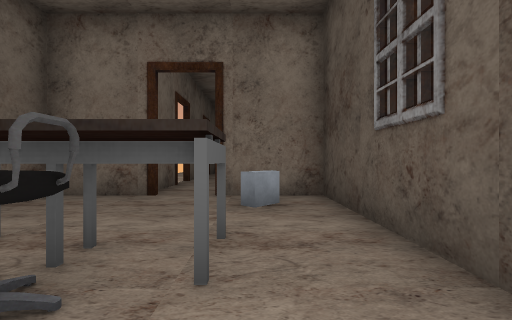
[1] (above)

12 first-person views from a walk through a Unity game level. The camera is 1.5 m above the floor, looks level and sees 90° across. The floor is counted in squares, 2 m on a side. Each view is taken from the middle of a square. On the plan, view 1 faces up. The plan holds only what a view shows up to about 9 squares ahead; the rest is blank. The player is left out.

[2]
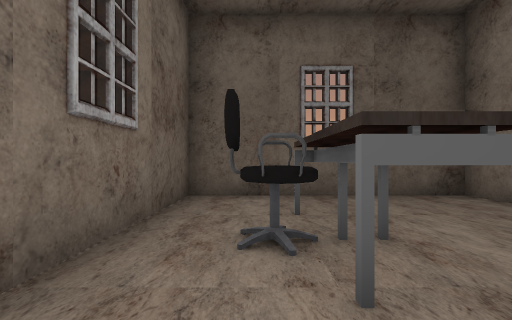

[3]
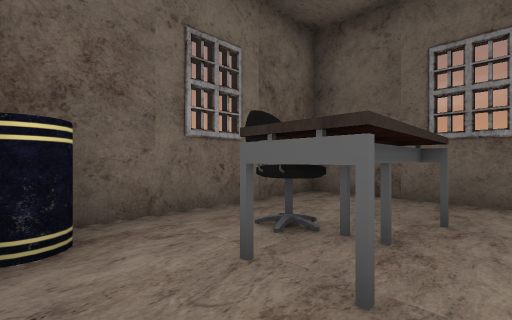

[4]
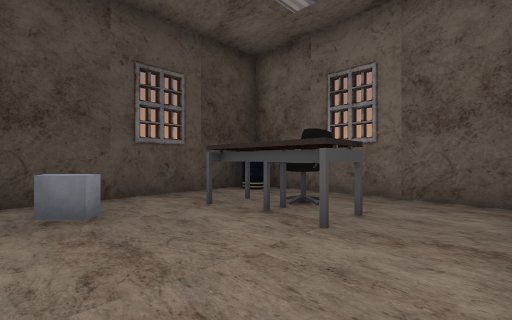

[5]
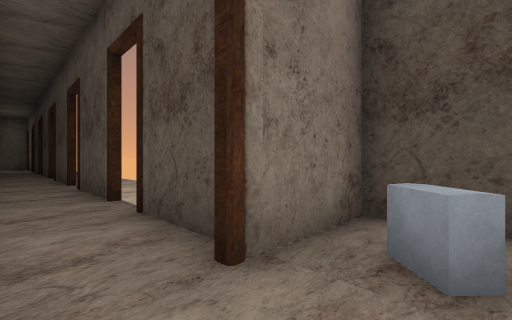

[6]
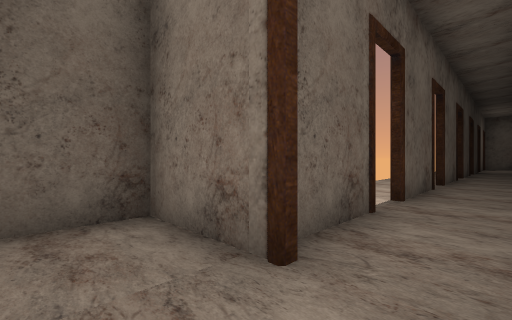

[7]
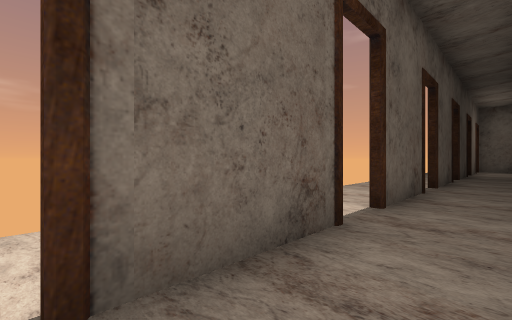

[8]
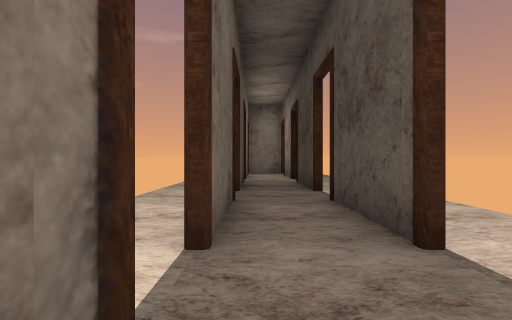

[9]
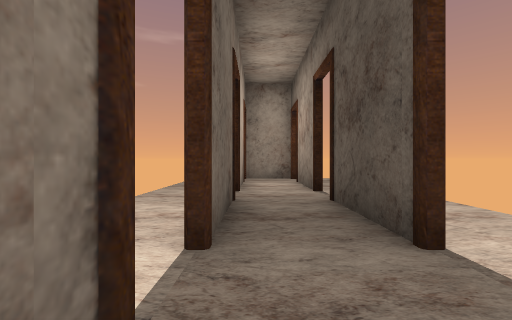

[10]
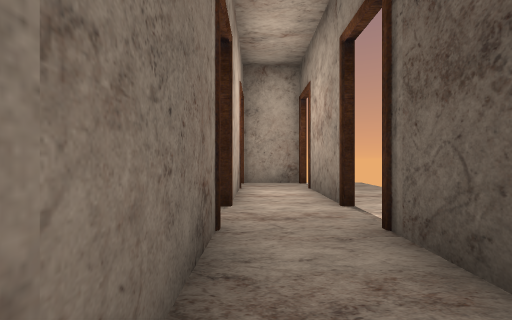

[11]
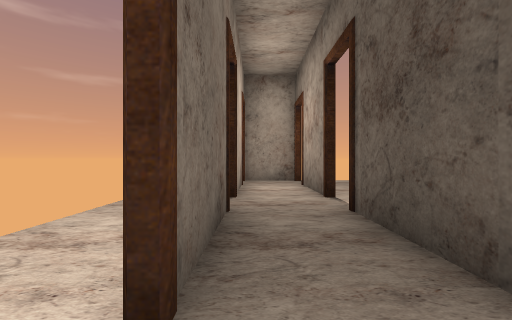

[12]
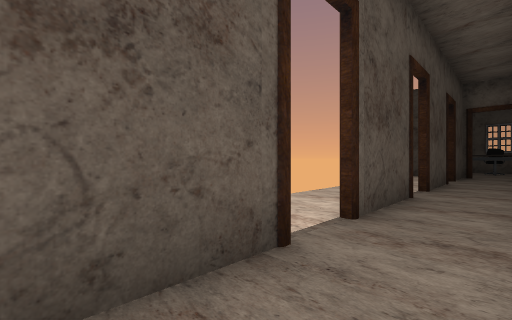

### Floor plan
Ten units are one square. View 1 is at (0, 0); x grows to the right and y downward. Boxes are objects, and circles mark ways between rooms. Rooms are numbered by the first view taken in them; rooms with no view inside come last. Other rooms are left out.
<svg viewBox="-49 -299 69 309">
<path fill="none" stroke="#000" d="M-21 -54 -44 -54 -44 4 9 4M14 0 14 -54 -9 -54M-24 -79 -24 -59M-6 -59 -6 -79M-24 -159 -24 -131M-6 -131 -6 -159M-24 -199 -24 -171M-6 -171 -6 -199M-24 -279 -24 -251M-5 -294 -25 -294M-6 -251 -6 -278M-24 -239 -24 -211M-6 -211 -6 -239M-24 -119 -24 -91M-6 -91 -6 -119"/>
<rect x="-25" y="-25" width="20" height="10" fill="#bbb"><title>table</title></rect>
<rect x="-15" y="-15" width="10" height="10" fill="#bbb"><title>chair</title></rect>
<rect x="-5" y="-45" width="10" height="10" fill="#bbb"><title>other object</title></rect>
<rect x="5" y="-5" width="10" height="10" fill="#bbb"><title>bin</title></rect>
<circle cx="-20" cy="-65" r="3" fill="#2a7"/>
<circle cx="-20" cy="-105" r="3" fill="#2a7"/>
<circle cx="-20" cy="-185" r="3" fill="#2a7"/>
<circle cx="-20" cy="-145" r="3" fill="#2a7"/>
<circle cx="-20" cy="-225" r="3" fill="#2a7"/>
<circle cx="-20" cy="-265" r="3" fill="#2a7"/>
<text x="-20" y="-30">1</text>
<text x="-20" y="-80">2</text>
<text x="-20" y="-160">3</text>
<text x="-20" y="-200">4</text>
<text x="-20" y="-280">5</text>
<text x="-20" y="-240">6</text>
<text x="-20" y="-120">7</text>
</svg>
Room 1 opens to room 2. Room 2 opens to room 7. Room 3 opens to room 4. Room 3 opens to room 7. Room 4 opens to room 6. Room 5 opens to room 6.

Where each view was taken, in squares from view 1:
view 1: 0 up, 0 right, facing up
view 2: 1 up, 1 right, facing left
view 3: 3 up, 1 right, facing down-left
view 4: 5 up, 4 left, facing down-right
view 5: 4 up, 2 left, facing up-right
view 6: 4 up, 1 left, facing up-left
view 7: 9 up, 1 left, facing up-left
view 8: 15 up, 2 left, facing up
view 9: 19 up, 2 left, facing up
view 10: 21 up, 2 left, facing up
view 11: 20 up, 2 left, facing up
view 12: 19 up, 2 left, facing down-right
